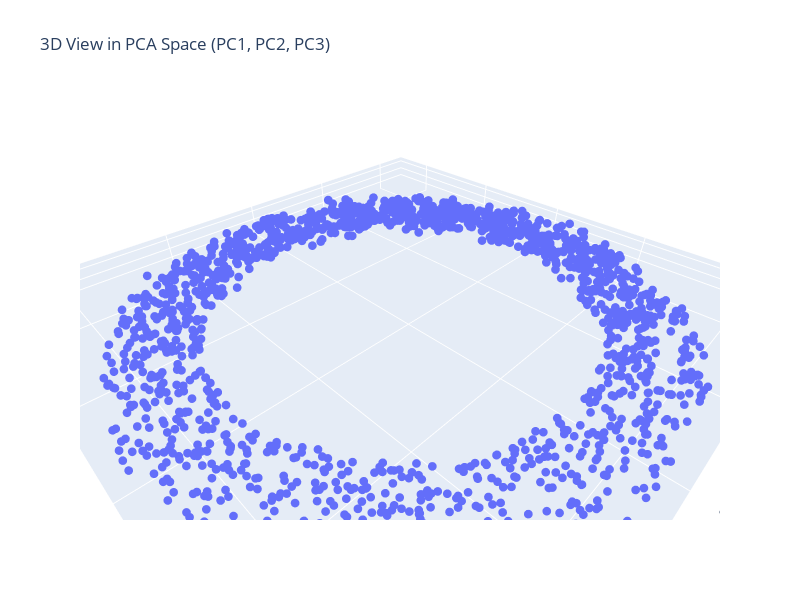

This figure's notebook cell:
### Markdown cell above
### Task 1.1 3D scatter plot

- Task: Create a 3D scatter plot using PC1, PC2, PC3 as axes
- Points: 5
- Expectations: A working 3D scatter plot of the PCA-transformed data (similar in style to the first 3D plot). No further analysis or comments.

### Code cell
fig_pca = px.scatter_3d(
    df_pca,
    x="PC1",
    y="PC2",
    z="PC3",
    title="3D View in PCA Space (PC1, PC2, PC3)",
    # No colour mapping PC4 is is noise
)

evr = pca.explained_variance_ratio_

fig_pca.update_traces(marker=dict(size=3))

fig_pca.update_layout(
    scene=dict(
        xaxis_title=f"PC1 ({evr[0]:.1%} variance)",
        yaxis_title=f"PC2 ({evr[1]:.1%} variance)",
        zaxis_title=f"PC3 ({evr[2]:.1%} variance)",
        aspectmode="data",  # Fixes ratio
    ),
    width=800,
    height=600,
)
fig_pca.show()

### Figure 1 — Plotly figure (JSON) as saved in the notebook; plotly's stock layout.template omitted (floating-point values rounded to 4 significant figures; data arrays with more than 128 entries replaced by an {"elided": "..."} marker saying what was removed)
{"data": [{"hovertemplate": "PC1=%{x}<br>PC2=%{y}<br>PC3=%{z}<extra></extra>", "legendgroup": "", "marker": {"color": "#636efa", "size": 3, "symbol": "circle"}, "mode": "markers", "name": "", "scene": "scene", "showlegend": false, "type": "scatter3d", "x": {"elided": "1500 float values"}, "y": {"elided": "1500 float values"}, "z": {"elided": "1500 float values"}}], "layout": {"height": 600, "legend": {"tracegroupgap": 0}, "scene": {"aspectmode": "data", "domain": {"x": [0, 1], "y": [0, 1]}, "xaxis": {"title": {"text": "PC1 (50.9% variance)"}}, "yaxis": {"title": {"text": "PC2 (49.1% variance)"}}, "zaxis": {"title": {"text": "PC3 (0.1% variance)"}}}, "title": {"text": "3D View in PCA Space (PC1, PC2, PC3)"}, "width": 800}}
